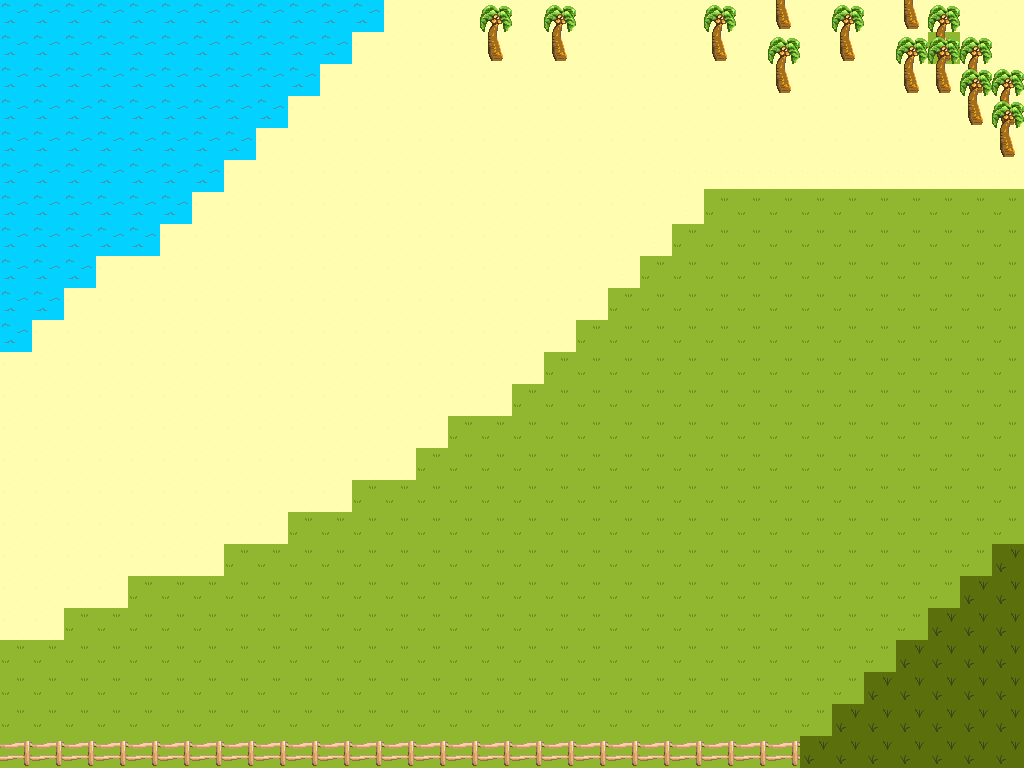

Tiled map render using the project's own tile images. Description and the map definition, with tile-layer contents summarised, below:
An orthogonal 32x24 tile map with 32x32 px tiles, 5 tile layers (Base, Lower Detail, Upper Detail, Collision, ...).

<map version="1.0" orientation="orthogonal" renderorder="right-down" width="32" height="24" tilewidth="32" tileheight="32" nextobjectid="1">
 <tileset firstgid="1" name="myFirstTileSet" tilewidth="32" tileheight="32" tilecount="100" columns="10">
  <image source="../images/myFirstTileSet.png" width="320" height="320" />
  <tile id="50">
   <animation>
    <frame tileid="50" duration="200" />
    <frame tileid="51" duration="200" />
    <frame tileid="60" duration="200" />
    <frame tileid="61" duration="200" />
   </animation>
  </tile>
 </tileset>
 <layer name="Base" width="32" height="24">
  <data>[768 cells, 768 non-empty, 4 distinct tile ids]</data>
 </layer>
 <layer name="Lower Detail" width="32" height="24">
  <data>[768 cells, 53 non-empty, 4 distinct tile ids]</data>
 </layer>
 <layer name="Upper Detail" width="32" height="24">
  <data>[768 cells, 0 non-empty, 0 distinct tile ids]</data>
 </layer>
 <layer name="Collision" width="32" height="24">
  <data>[768 cells, 0 non-empty, 0 distinct tile ids]</data>
 </layer>
 <layer name="Foregraound" width="32" height="24">
  <data>[768 cells, 12 non-empty, 1 distinct tile ids]</data>
 </layer>
</map>